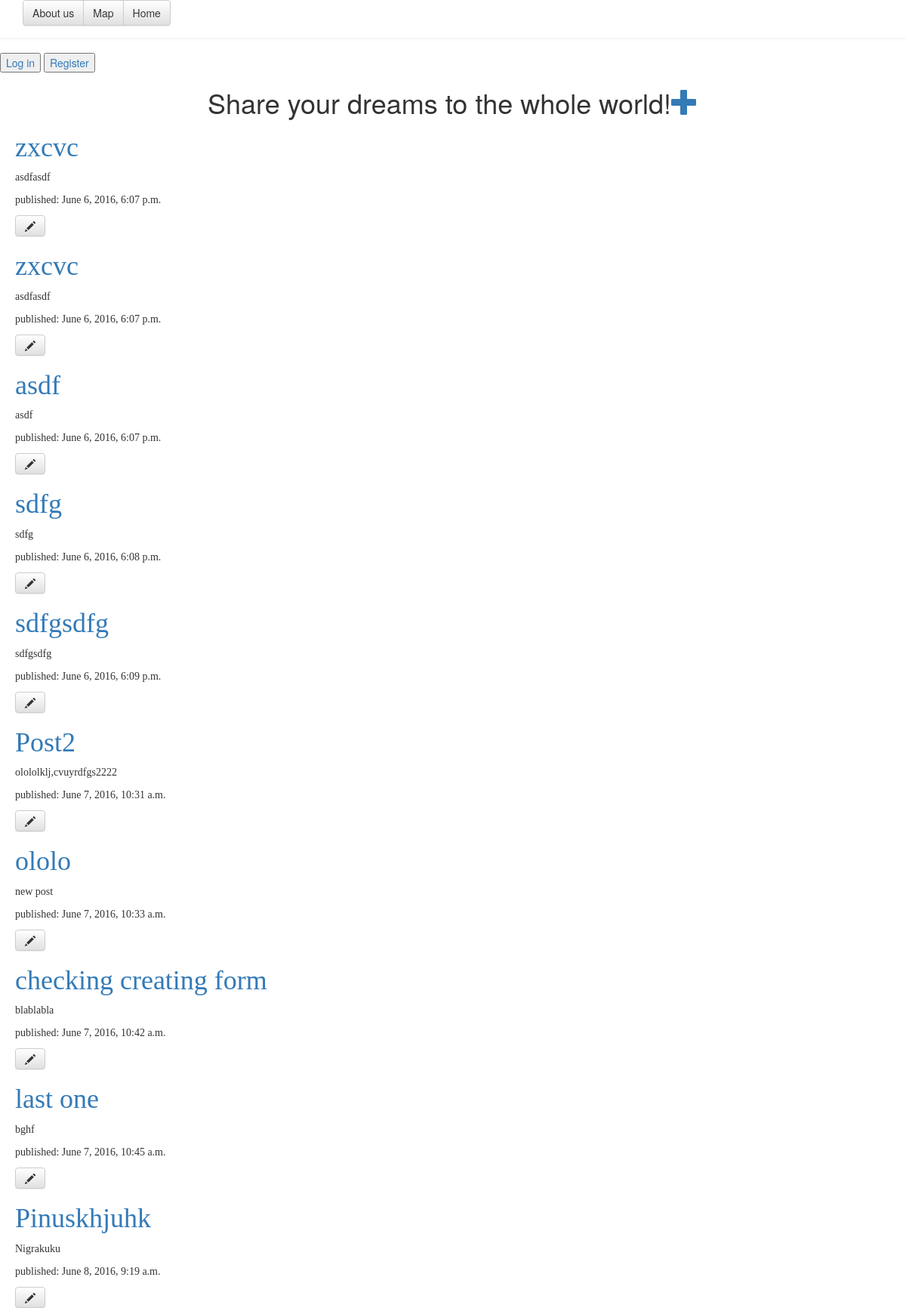
The page / on the database its author committed.
### ShareYourDreams/models.py (models this page shows, shortened)
class Post(models.Model):
    author = models.ForeignKey('auth.User')
    title = models.CharField(max_length=200)
    text = models.CharField(max_length=600)
    created_date = models.DateTimeField(default=timezone.now)
    published_date = models.DateTimeField(blank=True, null=True)
    image = models.ImageField(width_field=35, height_field=30, upload_to='/static')

### ShareYourDreams/views.py (the view)
# urls.py: url(r'^$', views.dreams_list, name='dreams_list'),
def dreams_list(request):
    posts = Post.objects.filter(published_date__lte=timezone.now()).order_by('published_date')
    return render(request, 'ShareYourDreams/dreams_list.html', {'posts': posts})

### templates/ShareYourDreams/dreams_list.html (shortened to what this page needs)
{% load staticfiles %}
    <html>
        <head>
            <link rel="stylesheet" href="//maxcdn.bootstrapcdn.com/bootstrap/3.2.0/css/bootstrap.min.css">
            <link rel="stylesheet" href="//maxcdn.bootstrapcdn.com/bootstrap/3.2.0/css/bootstrap-theme.min.css">
            <link rel="stylesheet" href="{% static 'css/ShareYourDreams.css' %}">
        </head>
        <body id="body">
            <nav class="navbar navbar-default navbar-static-top">
                <div class="container">
                    <div class="btn-group" role="group">
                        <button type="button" class="btn btn-default">About us</button>
                        <button type="button" class="btn btn-default">Map</button>
                        <button type="button" class="btn btn-default">Home</button>
                    </div>
                </div>
            </nav>
            <div>
                {% if request.user.is_anonymous %}
                    <a href="http://127.0.0.1:8000/logging_in"><button type="button">Log in</button></a>
                {% endif %}
                {% if request.user.is_anonymous %}
                    <a href="http://127.0.0.1:8000/registration"><button type="button">Register</button></a>
                {% endif %}
            </div>
            <div>
                <h1 id="heading">Share your dreams to the whole world!<a id="plusbutton" href="{% url 'ShareYourDreams.views.dream_new' %}" class="top-menu"><span class="glyphicon glyphicon-plus"></span></a></h1>
            </div>
            {% for post in posts %}
                <div class="dreamstext">
                    <h1><a href="{% url 'dream_detail' pk=post.pk %}">{{ post.title }}</a></h1>
                    <p>{{ post.text|linebreaks }}</p>
                    <p>published: {{ post.published_date }}</p>
                    <a class="btn btn-default" href="{% url 'dream_edit' pk=post.pk %}"><span class="glyphicon glyphicon-pencil"></span></a>
                </div>
            {% endfor %}
        </body>
    </html>

### ShareYourDreams/static/css/ShareYourDreams.css (style rules this page uses)
.dreamstext { font-family: "Comic Sans MS"; margin-left: 20px; margin-right: 20px; }
#heading { text-align: center ; }
#body { background-image: url("https://wallpaperscraft.com/image/sky_clouds_reflection_boat_86205_3840x2400.jpg"); background-repeat: round; background-attachment: fixed; }
.container { background: transparent; }
.navbar { background: transparent; border-bottom: transparent; }

### rows shown on the page
Post: title "zxcvc", text "asdfasdf", published_date "June 6, 2016, 6:07 p.m."
Post: title "zxcvc", text "asdfasdf", published_date "June 6, 2016, 6:07 p.m."
Post: title "asdf", text "asdf", published_date "June 6, 2016, 6:07 p.m."
Post: title "sdfg", text "sdfg", published_date "June 6, 2016, 6:08 p.m."
Post: title "sdfgsdfg", text "sdfgsdfg", published_date "June 6, 2016, 6:09 p.m."
Post: title "Post2", text "olololklj,cvuyrdfgs2222", published_date "June 7, 2016, 10:31 a.m."
Post: title "ololo", text "new post", published_date "June 7, 2016, 10:33 a.m."
Post: title "checking creating form", text "blablabla", published_date "June 7, 2016, 10:42 a.m."
Post: title "last one", text "bghf", published_date "June 7, 2016, 10:45 a.m."
Post: title "Pinuskhjuhk", text "Nigrakuku", published_date "June 8, 2016, 9:19 a.m."
